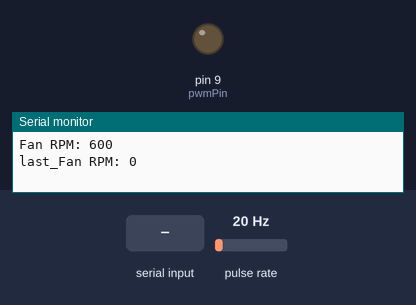
This sketch was run on a simulated Arduino Mega 2560, built with avr-gcc and run on an emulated ATmega2560. Shown: output pins drawn as LEDs (lit = HIGH), the last lines printed to the serial monitor. Wiring (inferred from the names in the program): pulse sensor: data pin 2. Inputs (shaded band) come from the test bench; at power-on: pulse rate 20 Hz.

Above: at 1.2 s.
1.3 s: "90,45\n" received over Serial
At 1.7 s:
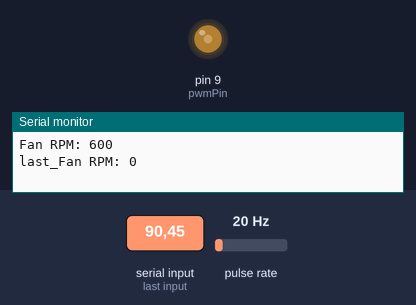
2.8 s: "30,150\n" received over Serial
At 4.0 s:
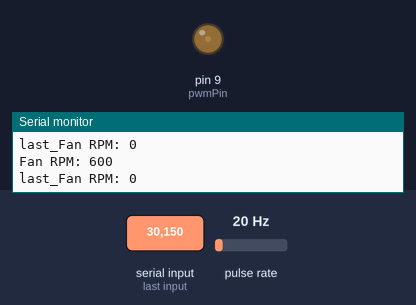
4.3 s: "200\n" received over Serial
At 5.1 s:
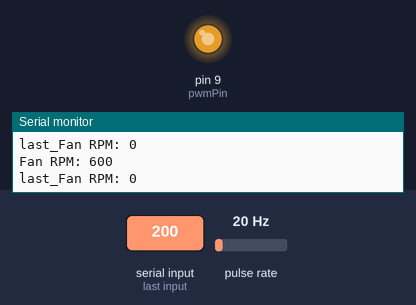
5.8 s: "90\n" received over Serial
At 6.2 s:
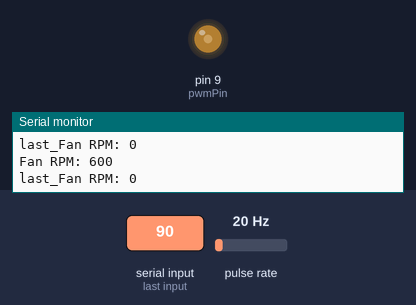
Timing chart, 0 to 8.3 s (numbered marks = the images above; inputs shaded):
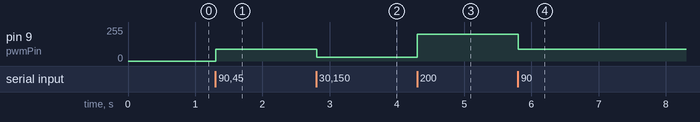

Measured:
- after the input at 1.3 s, pin 9 (pwmPin): 0/255 → 90/255 at once
- after the input at 2.8 s, pin 9 (pwmPin): 90/255 → 30/255 at once
- after the input at 4.3 s, pin 9 (pwmPin): 30/255 → 200/255 at once
- after the input at 5.8 s, pin 9 (pwmPin): 200/255 → 90/255 at once

The sketch:

test_1.ino
```cpp
#include <PMS.h>

const int pwmPin = 9;   // 팬의 PWM 핀을 D9에 연결
const int tachPin = 2;  // 팬의 tach 핀을 D2에 연결
volatile unsigned long tachCounter = 0;
unsigned long lastTime = 0;
unsigned long last_rpm = 0;
unsigned long rpm = 0;
int pwmValue = 0;  // 초기 PWM 값 (50% 듀티 사이클)

int ck = 0;

PMS pms1(Serial1);
PMS::DATA data1;

bool startReceived = false;
bool pwmChanged = false;
bool pwmChangedCheck = false;

uint16_t d1;

void setup() {
  Serial.begin(9600);  // 시리얼 통신 시작
  Serial1.begin(9600);
  pinMode(tachPin, INPUT_PULLUP);  // tach 핀을 입력으로 설정
  pinMode(pwmPin, OUTPUT);  // pwm 핀을 출력으로 설정
  attachInterrupt(digitalPinToInterrupt(tachPin), tachCounterISR, FALLING);  // 인터럽트 설정
  analogWrite(pwmPin, pwmValue);  // 초기 PWM 신호 출력

  pms1.passiveMode();
}

void loop() {
  if(Serial.available()){
    String input = Serial.readStringUntil('\n');
    if(input == "start"){
        startReceived = true;
    } else {
      int input_pwm = input.toInt();
      analogWrite(pwmPin, input_pwm);
      ck = 0;
      pwmChanged = true;
    }
  }

  unsigned long currentTime = millis();
  // 1초마다 RPM 계산
  if (currentTime - lastTime >= 1000) {
    noInterrupts();  // 인터럽트 일시 중지
    unsigned long count = tachCounter;
    tachCounter = 0;  // 카운터 초기화
    interrupts();  // 인터럽트 재개

    rpm = (count * 60) / 2;  // RPM 계산 (팬의 회전은 두 번의 펄스로 하나의 회전이 됨)
    if (pwmChanged) {
      if(ck >= 3){
        if((rpm >= last_rpm + 390 || rpm <= last_rpm - 390)){
          last_rpm = rpm;
          pwmChangedCheck = true;
        }
        pwmChanged = false;
      }
    }
    ck++;
    if(pwmChangedCheck){
      Serial.println("change finish");
      Serial.print("Fan RPM: ");
      Serial.println(rpm);
      pwmChangedCheck = false;
    }else {
      Serial.print("Fan RPM: ");
      Serial.println(rpm);
      Serial.print("last_Fan RPM: ");
      Serial.println(last_rpm);
    }
    lastTime = currentTime;
  }

  if (startReceived == true) {
    pms1.requestRead();

    if(pms1.readUntil(data1)){
      d1 = data1.PM_AE_UG_2_5;
    }

    Serial.println(d1);

    startReceived = false;
  }
}

void tachCounterISR() {
  tachCounter++;
}
```
